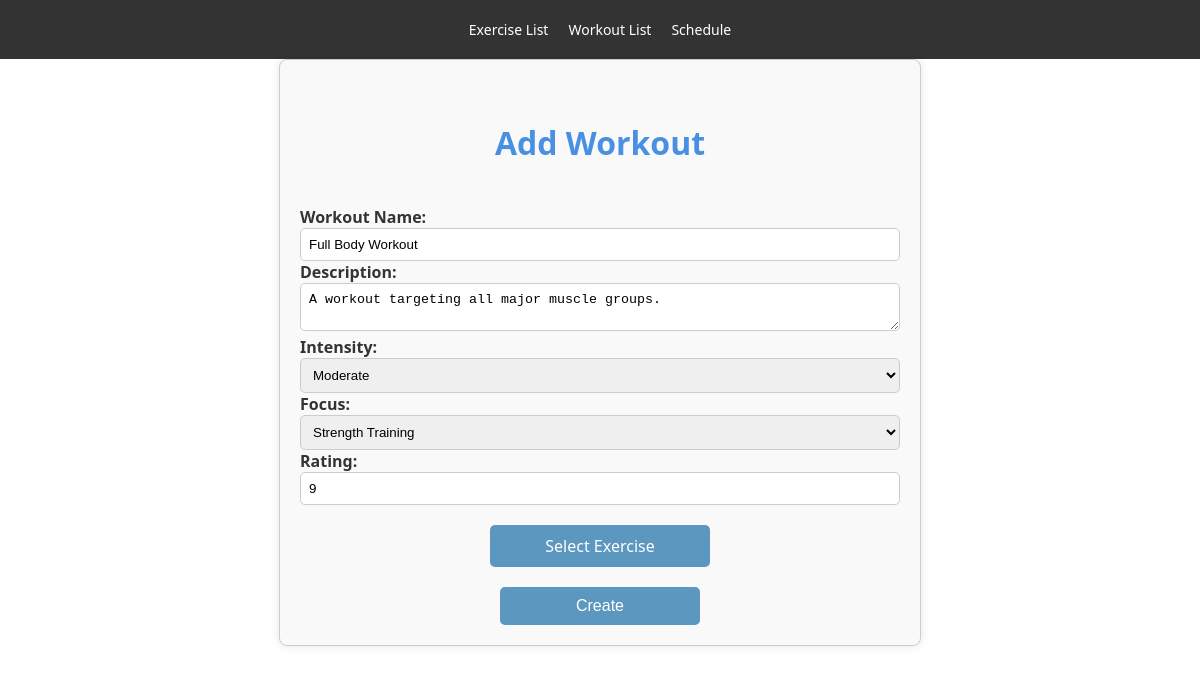
Before: /add-workout/1 with the older database file.
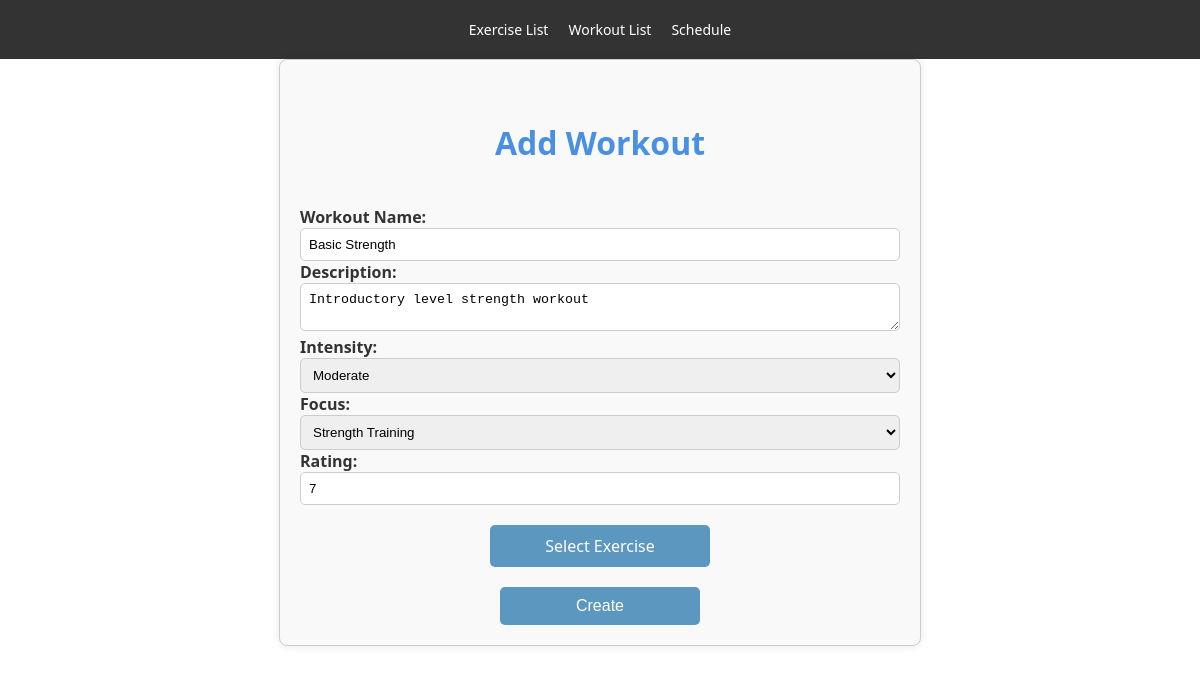
After: the same page with the newer database file.
### tables this page shows
CREATE TABLE Workout (
    workout_id INTEGER PRIMARY KEY,
    name TEXT,
    description TEXT,
    rating INTEGER CHECK (rating >= 1 AND rating <= 10),
    focus TEXT CHECK (focus IN ('Strength Training', 'Cardiovascular Health', 'Weight Loss', 'Flexibility', 'Balance and Coordination', 'Endurance Training', 'High-Intensity Interval Training (HIIT)', 'Muscle Toning', 'Core Strengthening', 'Functional Fitness', 'Rehabilitation and Recovery', 'Sports Specific Training', 'Bodybuilding', 'Circuit Training', 'Mind-Body Wellness')),
    intensity TEXT CHECK (intensity IN ('Light', 'Moderate', 'Vigorous'))
);

### app.py (the view)
@app.route('/add-workout/', defaults={'workout_id': None}, methods=['GET'])
@app.route('/add-workout/<int:workout_id>', methods=['GET'])
def add_workout(workout_id):
    db = get_db()
    if workout_id is None:
        workout_id = generate_workout_id()  # Generate a new workout ID
    workout = None
    if workout_id:
        workout = db.execute("SELECT * FROM Workout WHERE workout_id = ?", (workout_id,)).fetchone()
    return render_template('add-workout.html', workout=workout, workout_id=workout_id)

### app.py (called while the page is built)
def get_db():
    if 'sqlite_db' not in g:
        g.sqlite_db = sqlite3.connect(DATABASE)
        g.sqlite_db.row_factory = sqlite3.Row
    return g.sqlite_db

### templates/add-workout.html (shortened to what this page needs)
<!DOCTYPE html>
<html lang="en">
<head>
    <link rel="stylesheet" href="{{ url_for('static', filename='styles.css') }}">
</head>
<body>
    <header>
        <nav>
            <ul>
                <li><a href="{{ url_for('exercise_list') }}">Exercise List</a></li>
                <li><a href="{{ url_for('workout_list') }}">Workout List</a></li>
                <li><a href="{{ url_for('schedule') }}">Schedule</a></li>
            </ul>
        </nav>
    </header>
    <form>
    <div class="form-container">
        <h1>Add Workout</h1>
        <label for="name">Workout Name:</label>
        <input type="text" id="name" name="name" value="{{ workout.name }}" required>
        <label for="description">Description:</label>
        <textarea id="description" name="description">{{ workout.description }}</textarea>
        <label for="intensity">Intensity:</label>
        <select id="intensity" name="intensity" required>
            <option value="Moderate" {% if workout.intensity == 'Moderate' %} selected {% endif %}>Moderate</option>
        </select>
        <label for="focus">Focus:</label>
        <select id="focus" name="focus" required>
            <option value="Strength Training" {% if workout.focus == 'Strength Training' %} selected {% endif %}>Strength Training</option>
        </select>
        <label for="rating">Rating:</label>
        <input type="number" id="rating" name="rating" min="1" max="10" value="{{ workout.rating }}" required>
        {% if workout_id %}
        <a href="{{ url_for('select_exercise', workout_id=workout_id) }}" id="select-exercise-link">Select Exercise</a>
        {% else %}
        <p>Please save the workout to select exercises.</p>
        {% endif %}
        <button type="submit">Create</button>
    </div>
    </form>
</body>
</html>

Changed rows visible on the page:
changed Workout "Moderate": name "Full Body Workout" → "Basic Strength"; description "A workout targeting all major muscle groups." → "Introductory level strength workout"; rating "9" → "7"
